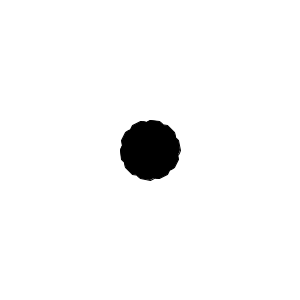
Frame 1 (no input)
Frame 60 (the mouse pressed at the canvas centre just before this capture): identical to frame 1, image omitted
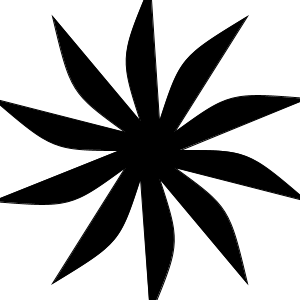
Frame 120 (the mouse held since frame 60 and released just before this capture)

The Processing sketch that drew these frames (run headless with seeded random() and noise(); from frame 60 on, the mouse is pressed at the canvas centre):

// Processing sketch: voiced
// ── voiced.pde
int sliceCount = 10;
float innerRadius;
float outerRadius;
float midRadius;
float sliceAngle = TWO_PI / sliceCount ;
float halfSliceAngle = sliceAngle/2 ;
float quarterSliceAngle = halfSliceAngle ;
PVector[] controlPoints;
PVector[] outerVertices;
PVector[] innerVertices;
PVector center;

void setup() {
  size(300, 300);
  background(255);

  innerRadius = width * 0.1;
  outerRadius = width * 0.4;
  midRadius = width * 0.2;

  center = new PVector(width/2, height/2);

  controlPoints = new PVector[sliceCount*2]; // for outer vertices
  outerVertices = new PVector[sliceCount];
  innerVertices = new PVector[sliceCount];
}

void draw() {
  clear();
  background(255);
  fill(0);
  center = new PVector(center.x, center.y);

  //update shape

  quarterSliceAngle = map(mouseX, 0, width, -sliceAngle, sliceAngle);
  outerRadius = map(mouseY, 0, height, innerRadius, width + 0.3);
  midRadius = map(mouseX, 0, width, outerRadius, innerRadius);

  for (int i=0; i<sliceCount; i++) {

    innerVertices[i] = new PVector(cos(sliceAngle * i) * innerRadius + center.x, sin(sliceAngle * i) * innerRadius + center.y);

    outerVertices[i] = new PVector(cos(sliceAngle * i + halfSliceAngle) * outerRadius + center.x, sin(sliceAngle * i + halfSliceAngle) * outerRadius + center.y);
    controlPoints[i*2] = new PVector(cos(sliceAngle * i - quarterSliceAngle) * midRadius + center.x, sin(sliceAngle * i - quarterSliceAngle) * midRadius + center.y);
    controlPoints[i*2 + 1] = new PVector(cos(sliceAngle * i + quarterSliceAngle) * midRadius + center.x, sin(sliceAngle * i + quarterSliceAngle) * midRadius + center.y);
  }



  // draw
  beginShape();

  for (int i=0; i<sliceCount; i++) {
    vertex(innerVertices[i].x, innerVertices[i].y);

    bezierVertex(controlPoints[i*2].x, controlPoints[i*2].y, controlPoints[i*2 + 1].x, controlPoints[i*2 +1 ].y, outerVertices[i].x, outerVertices[i].y);
  }


  vertex(innerVertices[0].x, innerVertices[0].y);

  endShape();


/*
  ellipseMode(CENTER);
  for (int i=0; i<sliceCount; i++) {
    fill(0, 0, 200);
    ellipse(innerVertices[i].x, innerVertices[i].y, 10, 10);
  }

  for (int i=0; i<sliceCount; i++) {
    fill(100);
    ellipse(outerVertices[i].x, outerVertices[i].y, 10, 10);


    fill(255, 0, 0);
    ellipse(controlPoints[i*2].x, controlPoints[i*2].y, 10, 10);

    ellipse(controlPoints[i*2 + 1].x, controlPoints[i*2 +1].y, 10, 10);
  }
*/

}
